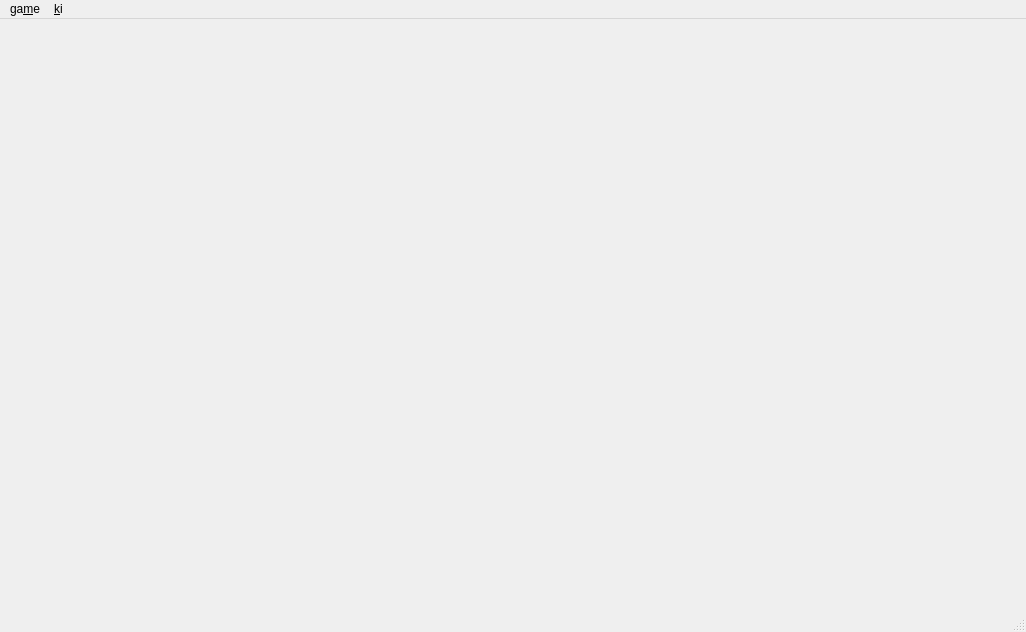
<?xml version="1.0" encoding="UTF-8"?>
<ui version="4.0">
 <class>MainWindow</class>
 <widget class="QMainWindow" name="MainWindow">
  <property name="geometry">
   <rect>
    <x>0</x>
    <y>0</y>
    <width>1026</width>
    <height>632</height>
   </rect>
  </property>
  <property name="windowTitle">
   <string>MainWindow</string>
  </property>
  <widget class="QWidget" name="centralWidget"/>
  <widget class="QMenuBar" name="menuBar">
   <property name="geometry">
    <rect>
     <x>0</x>
     <y>0</y>
     <width>1026</width>
     <height>19</height>
    </rect>
   </property>
   <widget class="QMenu" name="menuCheckmade">
    <property name="title">
     <string>ga&amp;me</string>
    </property>
    <addaction name="actionNew_game"/>
    <addaction name="actionSave_game"/>
    <addaction name="actionLoad_game"/>
    <addaction name="separator"/>
    <addaction name="actionQuit"/>
   </widget>
   <widget class="QMenu" name="menuKi">
    <property name="title">
     <string>&amp;ki</string>
    </property>
    <addaction name="actionSet_ki_strength"/>
   </widget>
   <addaction name="menuCheckmade"/>
   <addaction name="menuKi"/>
  </widget>
  <widget class="QStatusBar" name="statusBar"/>
  <action name="actionNew_game">
   <property name="text">
    <string>&amp;new game</string>
   </property>
  </action>
  <action name="actionSave_game">
   <property name="text">
    <string>&amp;save game</string>
   </property>
  </action>
  <action name="actionLoad_game">
   <property name="text">
    <string>&amp;load game</string>
   </property>
  </action>
  <action name="actionSet_ki_strength">
   <property name="text">
    <string>&amp;set ki strength</string>
   </property>
  </action>
  <action name="actionQuit">
   <property name="text">
    <string>quit</string>
   </property>
  </action>
 </widget>
 <layoutdefault spacing="6" margin="11"/>
 <resources/>
 <connections/>
</ui>
